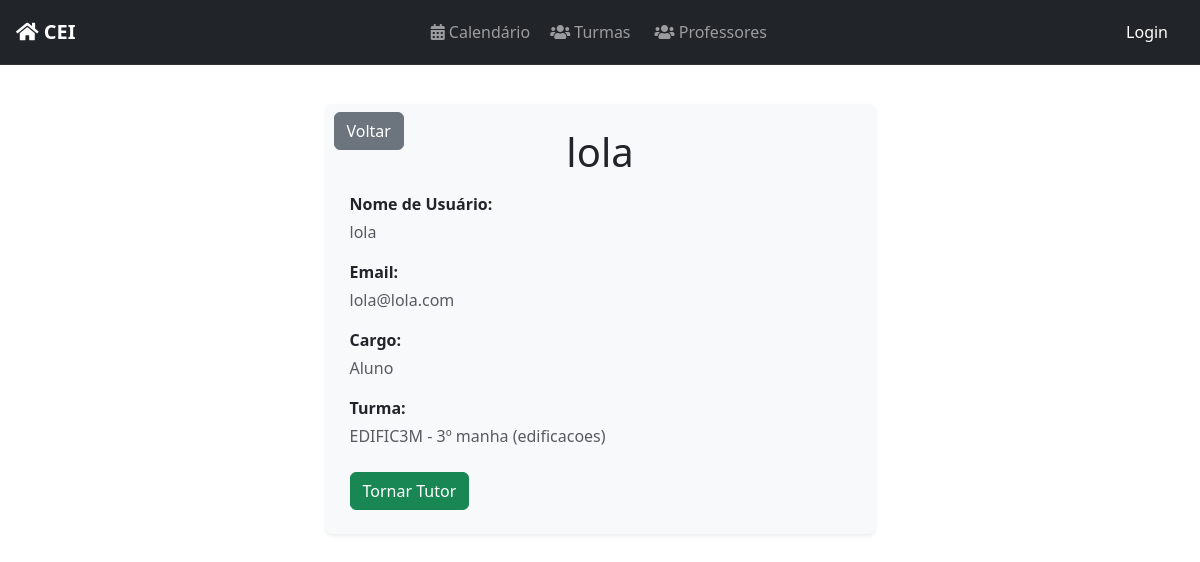
Before: /user/16/ with the older database file.
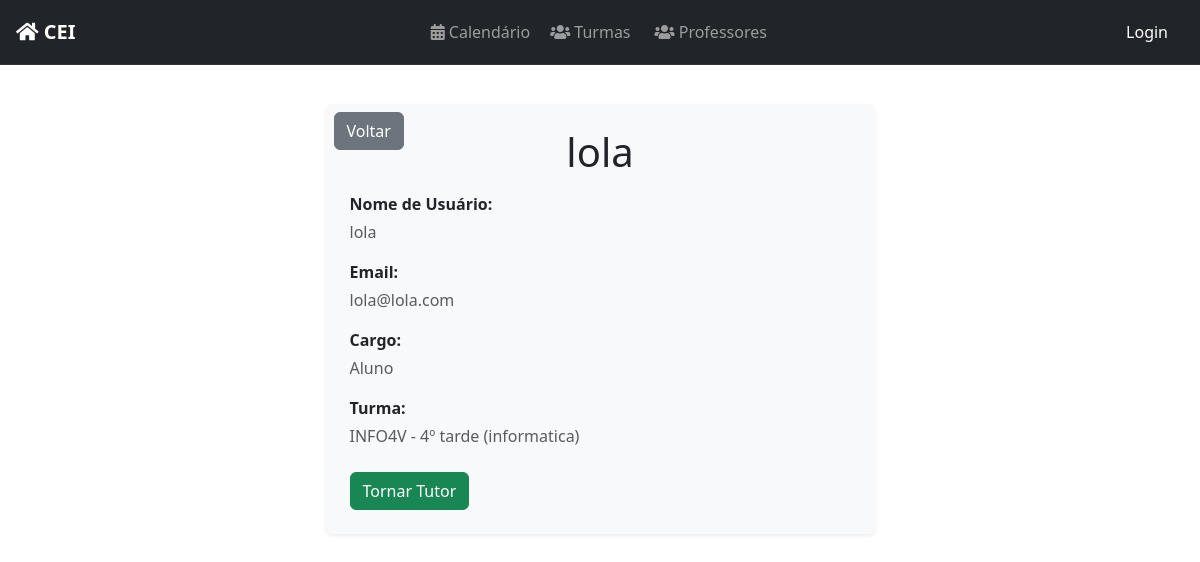
After: the same page with the newer database file.
### profiles/models.py (models this page shows)
class CustomUser(AbstractUser):
    id = models.BigAutoField(primary_key=True)
    turma = models.ForeignKey('classes.Turma', on_delete=models.SET_NULL, blank=True, null=True, related_name='customuser_set')
    @property
    def cargo(self):
        if self.groups.filter(name="Tutor").exists():
            return "Aluno e Tutor"
        elif self.groups.filter(name="Discente").exists():
            return "Aluno"
        elif self.groups.filter(name="Docente").exists():
            return "Professor"
        elif self.groups.filter(name="Administrador").exists():
            return "Administrador"
        return "Indefinido"
    @property
    def perfilturma(self):
        if self.groups.filter(name="Discente").exists() or self.groups.filter(name="Tutor").exists():
            return self.turma
        elif self.groups.filter(name="Docente").exists():
            return "Voce é professor :D"
        elif self.groups.filter(name="Administrador").exists():
            return "Voce é Administrador \o/"
        return "Indefinido"

### classes/models.py (models this page shows, shortened)
class Turma(models.Model):
    TURNO_CHOICES = [
        ('manha', 'Manhã'),
        ('tarde', 'Tarde'),
        ('noite', 'Noite'),
    ]
    CURSO_CHOICES = [
        ('edificacoes', 'Edificações'),
        ('informatica', 'Informática'),
        ('meio_ambiente', 'Meio Ambiente'),
        ('matematica', 'Matemática'),
    ]
    SERIE_CHOICES = [
        ('1', '1º Ano'),
        ('2', '2º Ano'),
        ('3', '3º Ano'),
        ('4', '4º Ano'),
    ]
    nome = models.CharField(max_length=8, unique=True)
    serie = models.CharField(max_length=1, choices=SERIE_CHOICES)
    turno = models.CharField(max_length=5, choices=TURNO_CHOICES)
    curso = models.CharField(max_length=15, choices=CURSO_CHOICES)
    def __str__(self):
        return f"{self.nome} - {self.serie}º {self.turno} ({self.curso})"

### profiles/views.py (the view, shortened to what this page needs)
# urls.py: path('user/<int:pk>/', UserDetailView.as_view(), name='user_detail'),
class UserDetailView(GroupRequiredMixin, LoginRequiredMixin, DetailView):
    group_required = [u"Docente", u"Administrador"]
    login_url = reverse_lazy('login')
    model = CustomUser
    template_name = "registration/user_detail.html"
    context_object_name = "user_detail"

### tasks/context_processors.py (called while the page is built)
def user_in_discente(request):
    if request.user.is_authenticated:
        return {'user_in_discente': request.user.groups.filter(name="Discente").exists()}
    return {'user_in_discente': False}

### profiles/templates/registration/user_detail.html (shortened to what this page needs)
{% extends 'base.html' %}
{% block content %}
<div class="container mt-4">
    <div class="row justify-content-center">
        <div class="col-md-8 col-lg-6 bg-light p-4 rounded shadow-sm position-relative">
            <a href="{% url 'turma_members' user_detail.turma.id %}"
               class="btn btn-secondary position-absolute top-0 start-0 mt-2 ms-2">
                Voltar
            </a>
            <h1 class="display-6 text-center mb-3">{{ user_detail.username }}</h1>
            <div class="mb-3">
                <p class="fw-bold mb-1">Nome de Usuário:</p>
                <p class="text-muted mb-0">{{ user_detail.username }}</p>
            </div>
            <div class="mb-3">
                <p class="fw-bold mb-1">Email:</p>
                <p class="text-muted mb-0">{{ user_detail.email }}</p>
            </div>
            <div class="mb-3">
                <p class="fw-bold mb-1">Cargo:</p>
                <p class="text-muted mb-0">{{ user_detail.cargo }}</p>
            </div>
            <div class="mb-3">
                <p class="fw-bold mb-1">Turma:</p>
                <p class="text-muted mb-0">{{ user_detail.perfilturma }}</p>
            </div>
            <div class="mt-4">
                <button type="button" class="btn {% if user_detail.cargo == "Aluno e Tutor" %}btn-danger{% else %}btn-success{% endif %}"
                        data-bs-toggle="modal"
                        data-bs-target="#confirmModal">
                    {% if user_detail.cargo == "Aluno e Tutor" %}
                        Remover como Tutor
                    {% elif user_detail.cargo == "Aluno" %}
                        Tornar Tutor
                    {% endif %}
                </button>
            </div>
        </div>
    </div>
</div>
{% endblock %}

Changed rows visible on the page:
changed CustomUser "lola": perfilturma "EDIFIC3M - 3º manha (edificacoes)" → "INFO4V - 4º tarde (informatica)"
